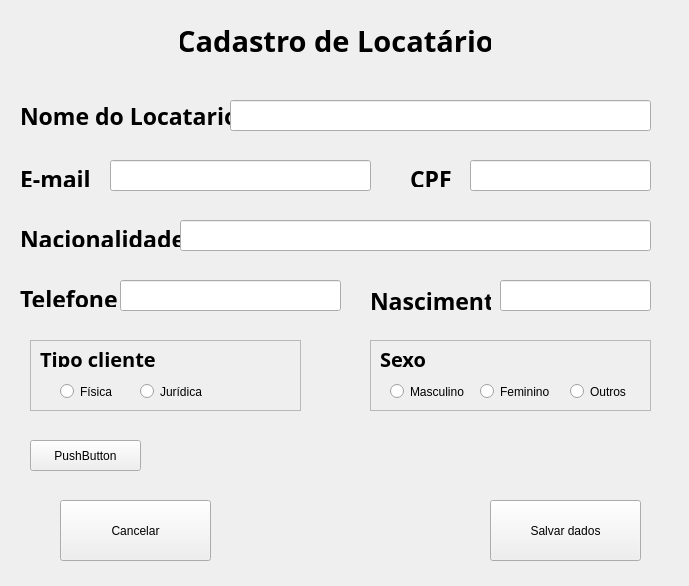
<?xml version="1.0" encoding="UTF-8"?>
<ui version="4.0">
 <class>Form_locatario</class>
 <widget class="QWidget" name="Form_locatario">
  <property name="geometry">
   <rect>
    <x>0</x>
    <y>0</y>
    <width>689</width>
    <height>586</height>
   </rect>
  </property>
  <property name="mouseTracking">
   <bool>false</bool>
  </property>
  <property name="tabletTracking">
   <bool>false</bool>
  </property>
  <property name="windowTitle">
   <string>Form</string>
  </property>
  <widget class="QLabel" name="label">
   <property name="geometry">
    <rect>
     <x>180</x>
     <y>10</y>
     <width>311</width>
     <height>61</height>
    </rect>
   </property>
   <property name="font">
    <font>
     <family>Ubuntu Condensed</family>
     <pointsize>22</pointsize>
     <weight>75</weight>
     <bold>true</bold>
    </font>
   </property>
   <property name="text">
    <string>Cadastro de Locatário</string>
   </property>
   <property name="alignment">
    <set>Qt::AlignCenter</set>
   </property>
  </widget>
  <widget class="QLabel" name="label_2">
   <property name="geometry">
    <rect>
     <x>20</x>
     <y>100</y>
     <width>231</width>
     <height>31</height>
    </rect>
   </property>
   <property name="font">
    <font>
     <family>Ubuntu Mono</family>
     <pointsize>17</pointsize>
     <weight>75</weight>
     <italic>false</italic>
     <bold>true</bold>
    </font>
   </property>
   <property name="text">
    <string>Nome do Locatario</string>
   </property>
  </widget>
  <widget class="QLabel" name="label_3">
   <property name="geometry">
    <rect>
     <x>410</x>
     <y>170</y>
     <width>41</width>
     <height>17</height>
    </rect>
   </property>
   <property name="font">
    <font>
     <family>Ubuntu Mono</family>
     <pointsize>17</pointsize>
     <weight>75</weight>
     <bold>true</bold>
    </font>
   </property>
   <property name="text">
    <string>CPF</string>
   </property>
  </widget>
  <widget class="QLabel" name="label_4">
   <property name="geometry">
    <rect>
     <x>20</x>
     <y>230</y>
     <width>161</width>
     <height>17</height>
    </rect>
   </property>
   <property name="font">
    <font>
     <family>Ubuntu Mono</family>
     <pointsize>17</pointsize>
     <weight>75</weight>
     <bold>true</bold>
    </font>
   </property>
   <property name="text">
    <string>Nacionalidade</string>
   </property>
  </widget>
  <widget class="QLabel" name="label_5">
   <property name="geometry">
    <rect>
     <x>20</x>
     <y>290</y>
     <width>101</width>
     <height>17</height>
    </rect>
   </property>
   <property name="font">
    <font>
     <family>Ubuntu Mono</family>
     <pointsize>17</pointsize>
     <weight>75</weight>
     <bold>true</bold>
    </font>
   </property>
   <property name="text">
    <string>Telefone</string>
   </property>
  </widget>
  <widget class="QLabel" name="label_6">
   <property name="geometry">
    <rect>
     <x>20</x>
     <y>170</y>
     <width>91</width>
     <height>17</height>
    </rect>
   </property>
   <property name="font">
    <font>
     <family>Ubuntu Mono</family>
     <pointsize>17</pointsize>
     <weight>75</weight>
     <bold>true</bold>
    </font>
   </property>
   <property name="text">
    <string>E-mail</string>
   </property>
  </widget>
  <widget class="QLabel" name="label_9">
   <property name="geometry">
    <rect>
     <x>370</x>
     <y>280</y>
     <width>121</width>
     <height>41</height>
    </rect>
   </property>
   <property name="font">
    <font>
     <family>Ubuntu Mono</family>
     <pointsize>17</pointsize>
     <weight>75</weight>
     <bold>true</bold>
    </font>
   </property>
   <property name="text">
    <string>Nascimento</string>
   </property>
   <property name="textFormat">
    <enum>Qt::AutoText</enum>
   </property>
   <property name="wordWrap">
    <bool>false</bool>
   </property>
  </widget>
  <widget class="QPushButton" name="salvar_owner">
   <property name="geometry">
    <rect>
     <x>490</x>
     <y>500</y>
     <width>151</width>
     <height>61</height>
    </rect>
   </property>
   <property name="text">
    <string>Salvar dados</string>
   </property>
  </widget>
  <widget class="QLineEdit" name="line_nome_prop">
   <property name="geometry">
    <rect>
     <x>230</x>
     <y>100</y>
     <width>421</width>
     <height>31</height>
    </rect>
   </property>
  </widget>
  <widget class="QLineEdit" name="line_email">
   <property name="geometry">
    <rect>
     <x>110</x>
     <y>160</y>
     <width>261</width>
     <height>31</height>
    </rect>
   </property>
  </widget>
  <widget class="QLineEdit" name="line_nacio">
   <property name="geometry">
    <rect>
     <x>180</x>
     <y>220</y>
     <width>471</width>
     <height>31</height>
    </rect>
   </property>
  </widget>
  <widget class="QLineEdit" name="line_cpf">
   <property name="geometry">
    <rect>
     <x>470</x>
     <y>160</y>
     <width>181</width>
     <height>31</height>
    </rect>
   </property>
  </widget>
  <widget class="QLineEdit" name="line_telef">
   <property name="geometry">
    <rect>
     <x>120</x>
     <y>280</y>
     <width>221</width>
     <height>31</height>
    </rect>
   </property>
  </widget>
  <widget class="QFrame" name="frame_sexo">
   <property name="geometry">
    <rect>
     <x>370</x>
     <y>340</y>
     <width>281</width>
     <height>71</height>
    </rect>
   </property>
   <property name="autoFillBackground">
    <bool>true</bool>
   </property>
   <property name="frameShape">
    <enum>QFrame::StyledPanel</enum>
   </property>
   <property name="frameShadow">
    <enum>QFrame::Raised</enum>
   </property>
   <widget class="QRadioButton" name="radioButton_3">
    <property name="geometry">
     <rect>
      <x>200</x>
      <y>40</y>
      <width>71</width>
      <height>23</height>
     </rect>
    </property>
    <property name="text">
     <string>Outros</string>
    </property>
   </widget>
   <widget class="QRadioButton" name="radioButton_2">
    <property name="geometry">
     <rect>
      <x>110</x>
      <y>40</y>
      <width>91</width>
      <height>23</height>
     </rect>
    </property>
    <property name="text">
     <string>Feminino</string>
    </property>
   </widget>
   <widget class="QRadioButton" name="radioButton">
    <property name="geometry">
     <rect>
      <x>20</x>
      <y>40</y>
      <width>91</width>
      <height>23</height>
     </rect>
    </property>
    <property name="text">
     <string>Masculino</string>
    </property>
   </widget>
   <widget class="QLabel" name="label_8">
    <property name="geometry">
     <rect>
      <x>10</x>
      <y>10</y>
      <width>51</width>
      <height>17</height>
     </rect>
    </property>
    <property name="font">
     <font>
      <family>Ubuntu Mono</family>
      <pointsize>15</pointsize>
      <weight>75</weight>
      <bold>true</bold>
     </font>
    </property>
    <property name="text">
     <string>Sexo</string>
    </property>
   </widget>
  </widget>
  <widget class="QFrame" name="frame">
   <property name="geometry">
    <rect>
     <x>30</x>
     <y>340</y>
     <width>271</width>
     <height>71</height>
    </rect>
   </property>
   <property name="autoFillBackground">
    <bool>true</bool>
   </property>
   <property name="frameShape">
    <enum>QFrame::StyledPanel</enum>
   </property>
   <property name="frameShadow">
    <enum>QFrame::Raised</enum>
   </property>
   <widget class="QLabel" name="label_7">
    <property name="geometry">
     <rect>
      <x>10</x>
      <y>10</y>
      <width>121</width>
      <height>17</height>
     </rect>
    </property>
    <property name="font">
     <font>
      <family>Ubuntu Mono</family>
      <pointsize>15</pointsize>
      <weight>75</weight>
      <bold>true</bold>
     </font>
    </property>
    <property name="text">
     <string>Tipo cliente</string>
    </property>
   </widget>
   <widget class="QRadioButton" name="radioButton_5">
    <property name="geometry">
     <rect>
      <x>110</x>
      <y>40</y>
      <width>121</width>
      <height>23</height>
     </rect>
    </property>
    <property name="text">
     <string>Jurídica</string>
    </property>
   </widget>
   <widget class="QRadioButton" name="radioButton_4">
    <property name="geometry">
     <rect>
      <x>30</x>
      <y>40</y>
      <width>112</width>
      <height>23</height>
     </rect>
    </property>
    <property name="text">
     <string>Física</string>
    </property>
   </widget>
  </widget>
  <widget class="QLineEdit" name="line_nasc">
   <property name="geometry">
    <rect>
     <x>500</x>
     <y>280</y>
     <width>151</width>
     <height>31</height>
    </rect>
   </property>
  </widget>
  <widget class="QPushButton" name="pushButton">
   <property name="geometry">
    <rect>
     <x>30</x>
     <y>440</y>
     <width>111</width>
     <height>31</height>
    </rect>
   </property>
   <property name="text">
    <string>PushButton</string>
   </property>
  </widget>
  <widget class="QPushButton" name="salvar_owner_2">
   <property name="geometry">
    <rect>
     <x>60</x>
     <y>500</y>
     <width>151</width>
     <height>61</height>
    </rect>
   </property>
   <property name="text">
    <string>Cancelar</string>
   </property>
  </widget>
 </widget>
 <resources/>
 <connections/>
</ui>
